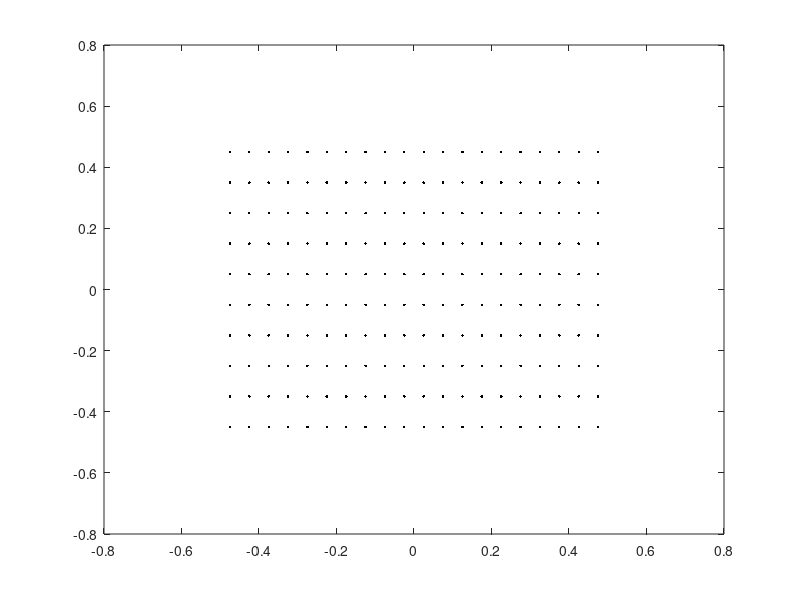

This figure's MATLAB source: (Note: this script raises an error after producing the figure.)
dominio_x = [-0.5 0.5];
dominio_y = [-0.5 0.5];
n_nodes_x = 20;
n_nodes_y = 10;

dx = (dominio_x(2) - dominio_x(1) ) / n_nodes_x;
dy = (dominio_y(2) - dominio_y(1) ) / n_nodes_y;

centro_x = (dominio_x(1)+dx/2) : dx : (dominio_x(2)-dx/2);
centro_y = (dominio_y(1)+dy/2) : dy : (dominio_y(2)-dy/2);

[x_nodes y_nodes] = meshgrid(centro_x, centro_y);

plot(x_nodes, y_nodes, 'k.')

A = zeros(n_nodes_y*n_nodes_x);
B = zeros(n_nodes_y*n_nodes_x, 1);
%---------Ceoff de difusao para porjetos futuros----------
cd = 1;

i = 1 ;% Vertical Counter
j = 1; % Horizontal counter


for k=1:n_nodes_y*n_nodes_x
    
    
    
    
    A(k,k) = A(k,k) - 2 *cd*(dx/dy + dy/dx);
    A(k,k-1) = A(k,k-1) + cd*dy/dx;
    A(k,k+1) = A(k,k+1) + cd*dy/dx;
    A(k,k+n_nodes_x) = A(k,k+n_nodes_x) + cd*dx/dy;
    A(k,k-n_nodes_x) = A(k,k-n_nodes_x) + cd*dx/dy;
    
    B(k) = source(centro_x(j), centro_y(i));
    
    
    j = j+1;
    if j == n_nodes_x
        j = 1;
        i = i+1;
        
    end
    
    
end

